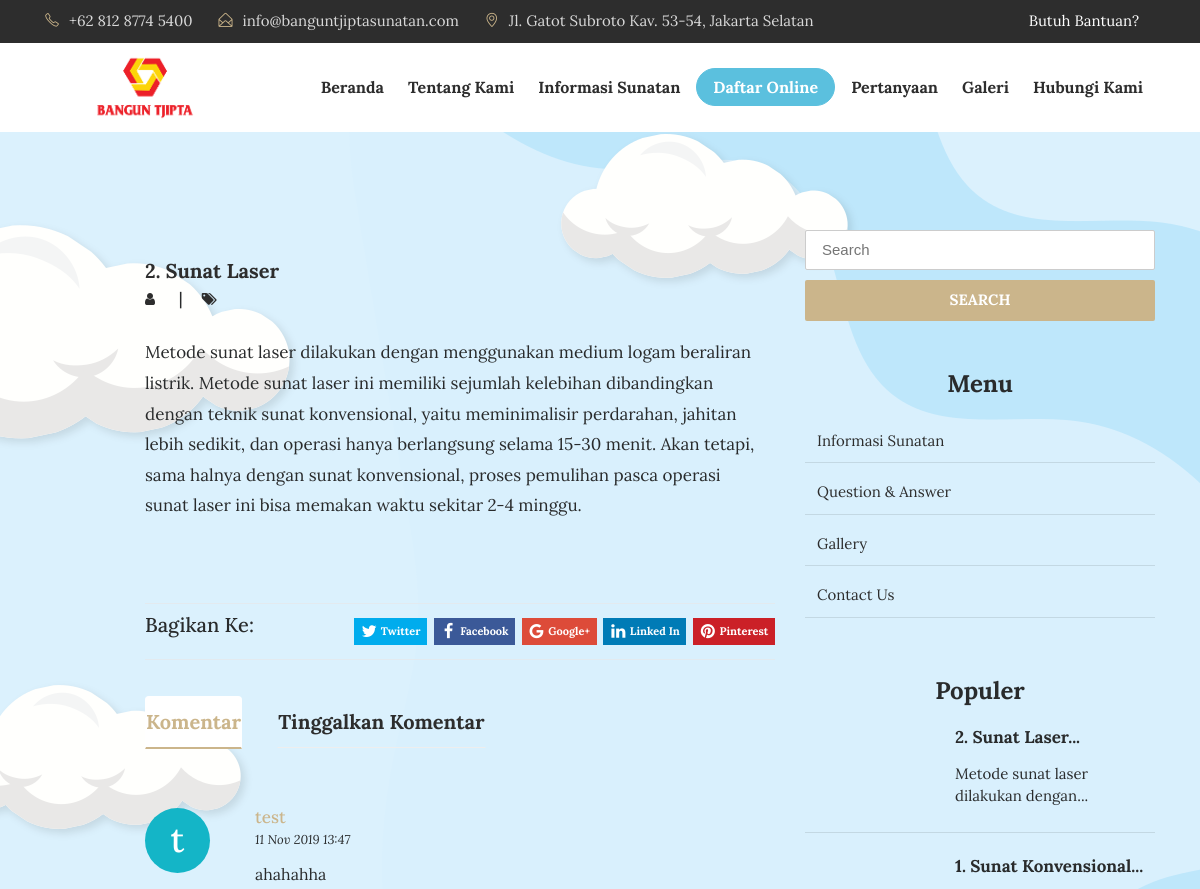
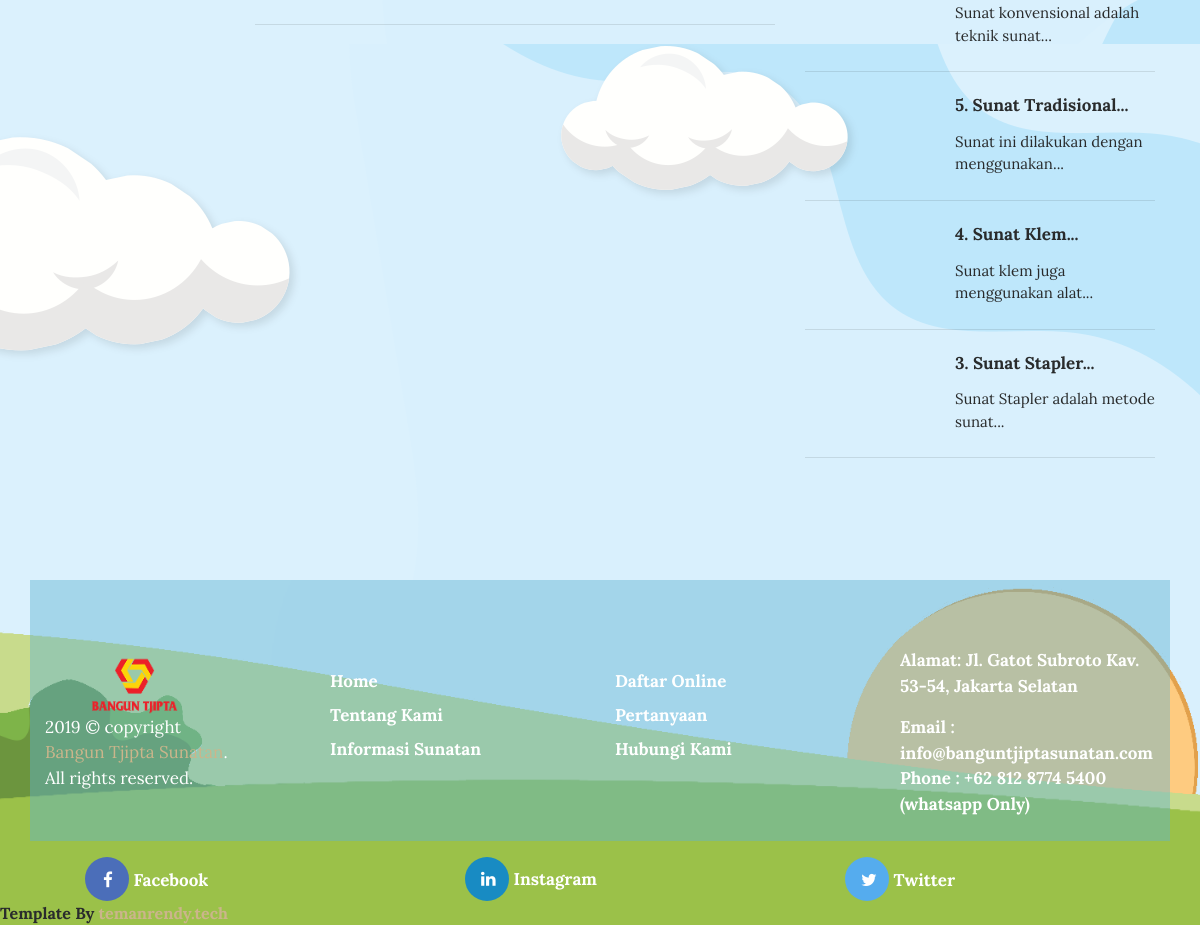
Page /artikel/2.-sunat-laser on the committed database (2 pictures, top to bottom).
### tables this page shows
CREATE TABLE `tbl_tulisan` (
  `tulisan_id` int(11) NOT NULL,
  `tulisan_judul` varchar(100) DEFAULT NULL,
  `tulisan_isi` text DEFAULT NULL,
  `tulisan_tanggal` timestamp NULL DEFAULT current_timestamp(),
  `tulisan_kategori_id` int(11) DEFAULT NULL,
  `tulisan_kategori_nama` varchar(30) DEFAULT NULL,
  `tulisan_views` int(11) DEFAULT 0,
  `tulisan_gambar` varchar(40) DEFAULT NULL,
  `tulisan_pengguna_id` int(11) DEFAULT NULL,
  `tulisan_author` varchar(40) DEFAULT NULL,
  `tulisan_img_slider` int(2) NOT NULL DEFAULT 0,
  `tulisan_slug` varchar(200) DEFAULT NULL
);

CREATE TABLE `tbl_komentar` (
  `komentar_id` int(11) NOT NULL,
  `komentar_nama` varchar(30) DEFAULT NULL,
  `komentar_email` varchar(50) DEFAULT NULL,
  `komentar_isi` varchar(120) DEFAULT NULL,
  `komentar_tanggal` timestamp NULL DEFAULT current_timestamp(),
  `komentar_status` varchar(2) DEFAULT NULL,
  `komentar_tulisan_id` int(11) DEFAULT NULL,
  `komentar_parent` int(11) DEFAULT 0
);

### application/controllers/Blog.php (called while the page is built, shortened)
<?php
class Blog extends CI_Controller{
	function __construct(){
		$this->load->model('m_tulisan');
		$this->load->model('m_pengunjung');
	}
	function detail($slugs){
		$slug=htmlspecialchars($slugs,ENT_QUOTES);
		$query = $this->db->get_where('tbl_tulisan', array('tulisan_slug' => $slug));
		if($query->num_rows() > 0){
			$b=$query->row_array();
			$kode=$b['tulisan_id'];
			$this->db->query("UPDATE tbl_tulisan SET tulisan_views=tulisan_views+1 WHERE tulisan_id='$kode'");
			$data=$this->m_tulisan->get_berita_by_kode($kode);
			$row=$data->row_array();
			$x['id']=$row['tulisan_id'];
			$x['title']=$row['tulisan_judul'];
			$x['image']=$row['tulisan_gambar'];
			$x['blog'] =$row['tulisan_isi'];
			$x['tanggal']=$row['tanggal'];
			$x['author']=$row['tulisan_author'];
			$x['kategori']=$row['tulisan_kategori_nama'];
			$x['slug']=$row['tulisan_slug'];
			$x['show_komentar']=$this->m_tulisan->show_komentar_by_tulisan_id($kode);
			$x['category']=$this->db->get('tbl_kategori');
			$x['populer']=$this->db->query("SELECT * FROM tbl_tulisan ORDER BY tulisan_views DESC LIMIT 5");
			$this->load->view('depan/v_blog_detail',$x);
		}else{
			redirect('artikel');
		}
	}
}

### index.php (called while the page is built, shortened)
<?php
require_once BASEPATH.'core/CodeIgniter.php';

### application/models/M_tulisan.php (called while the page is built, shortened)
<?php
class M_tulisan extends CI_Model{
	function get_berita_by_kode($kode){
		$hsl=$this->db->query("SELECT tbl_tulisan.*,DATE_FORMAT(tulisan_tanggal,'%d/%m/%Y') AS tanggal FROM tbl_tulisan where tulisan_id='$kode'");
		return $hsl;
	}
	function show_komentar_by_tulisan_id($kode){
		$hsl=$this->db->query("SELECT * FROM tbl_komentar WHERE komentar_tulisan_id='$kode' AND komentar_status='1' AND komentar_parent='0'");
		return $hsl;
	}
}

### application/views/depan/v_blog_detail.php (the view, shortened to what this page needs)
<!DOCTYPE html>
<html lang="en">
<head>
    <?php
        function limit_words($string, $word_limit){
            $words = explode(" ",$string);
            return implode(" ",array_splice($words,0,$word_limit));
        }
    ?>
    <link rel="stylesheet" href="<?php echo base_url().'theme/css/bootstrap.min.css'?>">
    <link rel="stylesheet" href="<?php echo base_url().'theme/css/font-awesome.min.css'?>">
    <link rel="stylesheet" href="<?php echo base_url().'theme/css/simple-line-icons.css'?>">
    <link rel="stylesheet" href="<?php echo base_url().'theme/css/owl.carousel.min.css'?>">
    <link href="<?php echo base_url().'theme/css/style.css'?>" rel="stylesheet">
    <link href="<?php echo base_url().'theme/css/jssocials.css'?>" rel="stylesheet">
    <link href="<?php echo base_url().'theme/css/jssocials-theme-flat.css'?>" rel="stylesheet">
</head>
<body>
<section class="blog-wrap" class="image-container set-full-height" style="background-image: url('theme/images/body.png')">
    <div class="container">
        <div class="row">
            <div class="col-md-8">
                <div class="blog-tiltle_block">
                    <h4><a href="<?php echo site_url('artikel/'.$slug);?>"><?php echo $title;?></a></h4>
                    <h6> <a href="#"><i class="fa fa-user" aria-hidden="true"></i><span></span> </a>  |   <a href="#"><i class="fa fa-tags" aria-hidden="true"></i><span></span></a></h6>
                    <?php echo $blog;?>
                </div>
                <div class="blog-tiltle_block">
                    <div class="blog-icons">
                        <div class="blog-share_block">
                          <div class="pull-left"><h5>Bagikan Ke:</h5></div>
                          <div class="sharePopup"></div>
                        </div>
                    </div>
                    <ul class="nav nav-tabs blogpost-tab-wrap" role="tablist">
                        <li class="nav-item blogpost-nav-tab">
                            <a class="nav-link active" data-toggle="tab" href="#comments" role="tab">Komentar</a>
                        </li>
                        <li class="nav-item blogpost-nav-tab">
                            <a class="nav-link" data-toggle="tab" href="#write-comment" role="tab">Tinggalkan Komentar</a>
                        </li>
                    </ul>
                    <div class="clearfix"></div>
                    <div class="blogpost-tabs">
                        <div class="tab-content">
                            <div class="tab-pane active" id="comments" role="tabpanel">
                              <?php
                                  $colors = array(
                                      '#ff9e67',
                                      '#10bdff',
                                      '#14b5c7',
                                      '#f98182',
                                      '#8f9ce2',
                                      '#ee2b33',
                                      '#d4ec15',
                                      '#613021',
                                  );
                                  foreach ($show_komentar->result() as $row) :
                                  shuffle($colors);
                                ?>
                                <div class="row">
                                    <div class="col-md-12">
                                        <div class="row">
                                            <div class="col-md-2">
                                                <div class="blodpost-tab-img" style="background-color:<?php echo reset($colors);?>;width: 65px;height: 65px;border-radius:50px 50px 50px 50px;">
                                                    <center><h2 style="padding-top:20%;color:#fff;"><?php echo substr($row->komentar_nama,0,1);?></h2></center>
                                                </div>
                                            </div>
                                            <div class="col-md-10">
                                                <div class="blogpost-tab-description">
                                                    <h6><?php echo $row->komentar_nama;?></h6><small><em><?php echo date("d M Y H:i", strtotime($row->komentar_tanggal));?></em></small>
                                                    <p><?php echo $row->komentar_isi;?></p>
                                                </div>
                                                <hr>
                                            </div>
                                        </div>
                                    </div>
                                </div>
                                <?php endforeach;?>
                            </div>
                        </div>
                    </div>
                </div>
            </div>
            <div class="col-md-4">
                <form action="<?php echo site_url('blog/search');?>" method="get">
                    <input type="text" name="keyword" placeholder="Search" class="blog-search" required>
                    <button type="submit" class="btn btn-warning btn-blogsearch">SEARCH</button>
                </form>
                <div class="blog-category_block">
                  <center><h3>Menu</h3></center>
                  <ul>
                    <li class="nav-item">
                        <a class="nav-link" class="btn btn-success btn-blogsearch" href="<?php echo site_url('informasi_sunatan');?>">Informasi Sunatan</a>
                    </li>
                    <li class="nav-item">
                        <a class="nav-link" class="btn btn-success btn-blogsearch" href="<?php echo site_url('pertanyaan');?>">Question & Answer</a>
                    </li>
                    <li class="nav-item">
                        <a class="nav-link" class="btn btn-success btn-blogsearch" href="<?php echo site_url('galeri');?>">Gallery</a>
                    </li>
                    <li class="nav-item">
                        <a class="nav-link" class="btn btn-success btn-blogsearch" href="<?php echo site_url('contact');?>">Contact Us</a>
                    </li>
                  </ul>
                </div>
                <div class="blog-featured_post">
                    <center><h3>Populer</h3></center>
                    <?php foreach ($populer->result() as $row) :?>
                      <div class="blog-featured-img_block">
                          <h5><a href="<?php echo site_url('artikel/'.$row->tulisan_slug);?>"><?php echo limit_words($row->tulisan_judul,3).'...';?></a></h5>
                          <p><?php echo limit_words($row->tulisan_isi,5).'...';?></p>
                      </div>
                      <hr>
                    <?php endforeach;?>
                </div>
            </div>
        </div>
    </div>
</section>
    </body>
    </html>

### application/views/depan/v_blog_detail.php (style rules this page uses)
.sharePopup { font-size: 11px; }

### rows in the picture
tbl_tulisan: tulisan_judul "2. Sunat Laser", tulisan_isi "Metode sunat laser dilakukan dengan menggunakan medium logam beraliran listrik. Metode sunat laser ini memiliki sejumlah kelebihan dibandingkan dengan teknik sunat konvensional, yaitu meminimalisir perdarahan, jahitan lebih sedikit, dan operasi hanya berlangsung selama 15-30 menit. Akan tetapi, sama halnya dengan sunat konvensional, proses pemulihan pasca operasi sunat laser ini bisa memakan waktu sekitar 2-4 minggu.", tulisan_isi "Metode sunat laser dilakukan dengan"
tbl_komentar: komentar_nama "t", komentar_nama "test", komentar_tanggal "11 Nov 2019 13:47", komentar_isi "ahahahha"
tbl_tulisan: tulisan_judul "1. Sunat Konvensional", tulisan_isi "Sunat konvensional adalah teknik sunat"
tbl_tulisan: tulisan_judul "5. Sunat Tradisional", tulisan_isi "Sunat ini dilakukan dengan menggunakan"
tbl_tulisan: tulisan_judul "4. Sunat Klem", tulisan_isi "Sunat klem juga menggunakan alat"
tbl_tulisan: tulisan_judul "3. Sunat Stapler", tulisan_isi "Sunat Stapler adalah metode sunat"
